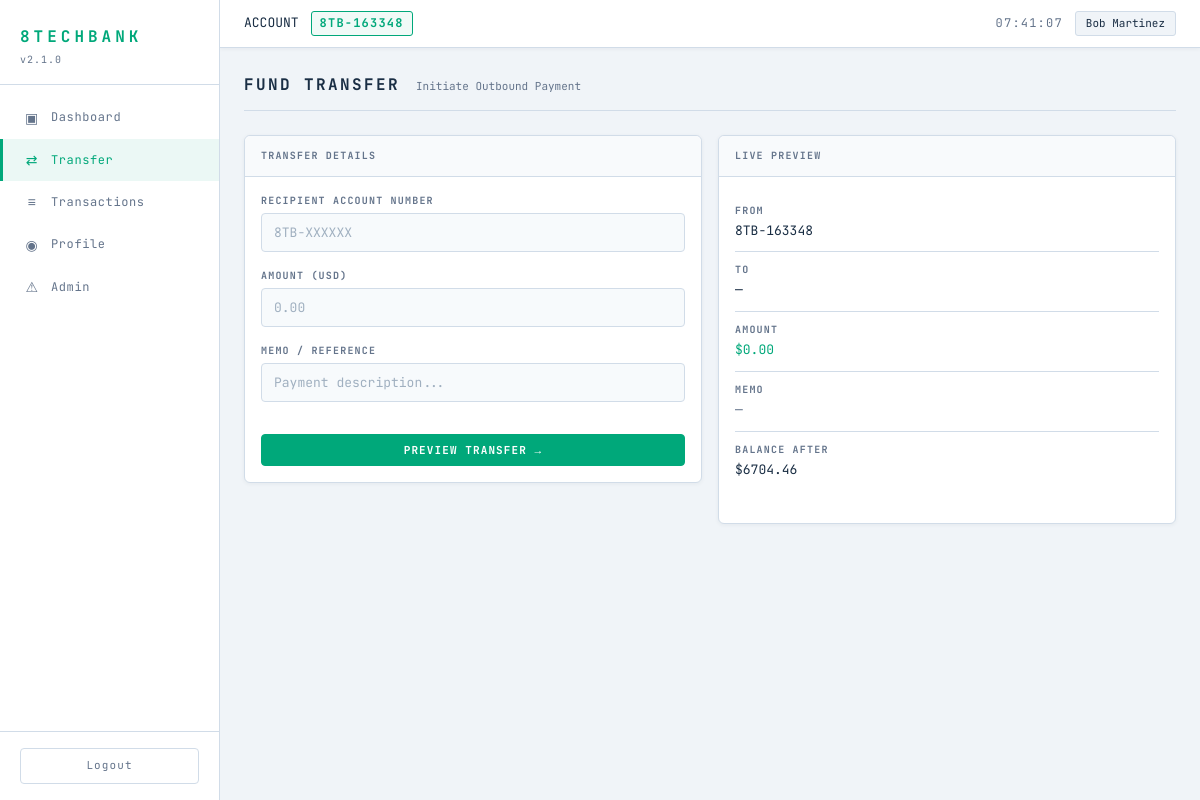
Page /transfer (signed in) on the committed database.
### tables this page shows
CREATE TABLE users (
    id INTEGER PRIMARY KEY AUTOINCREMENT,
    username TEXT NOT NULL UNIQUE,
    email TEXT NOT NULL UNIQUE,
    password TEXT NOT NULL,
    display_name TEXT NOT NULL,
    account_number TEXT NOT NULL UNIQUE,
    balance REAL NOT NULL DEFAULT 1000.00,
    role TEXT NOT NULL DEFAULT 'user',
    created_at TIMESTAMP DEFAULT CURRENT_TIMESTAMP
);

### routes/transfer.py (the view, shortened to what this page needs)
@transfer_bp.route('/transfer', methods=['GET', 'POST'])
def transfer():
    if 'user_id' not in session:
        return redirect(url_for('auth.login'))
    error = None
    success = None
    confirm = False
    form_data = {}
    user_id = session['user_id']
    user = raw_query("SELECT * FROM users WHERE id=" + str(user_id), fetchone=True)
    return render_template('transfer.html', user=user, error=error, success=success,
                           confirm=confirm, form_data=form_data)

### database.py (called while the page is built)
def get_db():
    conn = sqlite3.connect(DATABASE_PATH)
    conn.row_factory = sqlite3.Row
    return conn

def raw_query(sql, fetchone=False):
    conn = get_db()
    try:
        cur = conn.execute(sql)
        conn.commit()
        if fetchone:
            return cur.fetchone()
        return cur.fetchall()
    except Exception as e:
        conn.close()
        raise e
    finally:
        conn.close()

### templates/transfer.html (shortened to what this page needs)
{% extends "base.html" %}
{% block content %}
<div class="page-header">
    <h2 class="page-title">FUND TRANSFER</h2>
    <span class="page-subtitle">Initiate Outbound Payment</span>
</div>
{% if confirm and recipient %}
<div class="card confirm-card">
    <div class="card-header">
        <span class="micro-label">CONFIRM TRANSFER</span>
    </div>
    <div class="confirm-details">
        <div class="confirm-row">
            <span class="micro-label">FROM</span>
            <span class="mono">{{ user.account_number }} — {{ user.display_name }}</span>
        </div>
        <div class="confirm-row">
            <span class="micro-label">TO</span>
            <span class="mono">{{ recipient.account_number }} — {{ recipient.display_name }}</span>
        </div>
        <div class="confirm-row">
            <span class="micro-label">AMOUNT</span>
            <span class="accent mono">${{ "%.2f"|format(form_data.amount|float) }}</span>
        </div>
        <div class="confirm-row">
            <span class="micro-label">MEMO</span>
            <span>{{ form_data.memo or '—' }}</span>
        </div>
    </div>
    <form method="POST" action="{{ url_for('transfer.transfer') }}">
        <input type="hidden" name="recipient_account" value="{{ form_data.recipient_account }}">
        <input type="hidden" name="amount" value="{{ form_data.amount }}">
        <input type="hidden" name="memo" value="{{ form_data.memo }}">
        <input type="hidden" name="sender_id" value="{{ user.id }}">
        <input type="hidden" name="action" value="confirm">
        <div class="btn-row">
            <a href="{{ url_for('transfer.transfer') }}" class="btn btn-ghost">CANCEL</a>
            <button type="submit" class="btn btn-danger">CONFIRM TRANSFER</button>
        </div>
    </form>
</div>
{% else %}
<div class="transfer-layout">
    <div class="transfer-form-col">
        <div class="card">
            <div class="card-header">
                <span class="micro-label">TRANSFER DETAILS</span>
            </div>
            <form method="POST" action="{{ url_for('transfer.transfer') }}" id="transferForm">
                <div class="form-group">
                    <label class="micro-label">RECIPIENT ACCOUNT NUMBER</label>
                    <input type="text" name="recipient_account" class="form-input" placeholder="8TB-XXXXXX"
                           value="{{ form_data.recipient_account or '' }}" id="recipientInput" autocomplete="off">
                </div>
                <div class="form-group">
                    <label class="micro-label">AMOUNT (USD)</label>
                    <input type="number" name="amount" class="form-input" placeholder="0.00"
                           step="0.01" min="0.01" value="{{ form_data.amount or '' }}" id="amountInput">
                </div>
                <div class="form-group">
                    <label class="micro-label">MEMO / REFERENCE</label>
                    <input type="text" name="memo" class="form-input" placeholder="Payment description..."
                           value="{{ form_data.memo or '' }}" id="memoInput">
                </div>
                <button type="submit" class="btn btn-primary btn-full">PREVIEW TRANSFER →</button>
            </form>
        </div>
    </div>
    <div class="transfer-preview-col">
        <div class="card preview-card">
            <div class="card-header">
                <span class="micro-label">LIVE PREVIEW</span>
            </div>
            <div class="preview-body">
                <div class="preview-row">
                    <span class="micro-label">FROM</span>
                    <span class="mono">{{ user.account_number }}</span>
                </div>
                <div class="preview-row">
                    <span class="micro-label">TO</span>
                    <span class="mono" id="previewRecipient">—</span>
                </div>
                <div class="preview-row">
                    <span class="micro-label">AMOUNT</span>
                    <span class="accent mono" id="previewAmount">$0.00</span>
                </div>
                <div class="preview-row">
                    <span class="micro-label">MEMO</span>
                    <span id="previewMemo" class="muted">—</span>
                </div>
                <div class="preview-row">
                    <span class="micro-label">BALANCE AFTER</span>
                    <span class="mono" id="previewBalance">${{ "%.2f"|format(user.balance) }}</span>
                </div>
            </div>
        </div>
    </div>
</div>
{% endif %}
{% endblock %}

### templates/base.html (shortened to what this page needs)
<!DOCTYPE html>
<html lang="en">
<head>
    <link rel="stylesheet" href="{{ url_for('static', filename='style.css') }}">
</head>
<body>
    <div class="layout">
        <aside class="sidebar">
            <div class="sidebar-header">
                <h1 class="logo">8TECHBANK</h1>
                <div class="version">v2.1.0</div>
            </div>
            <nav class="sidebar-nav">
                <a href="{{ url_for('dashboard.dashboard') }}" class="nav-item {% if request.endpoint == 'dashboard.dashboard' %}active{% endif %}">
                    <span class="nav-icon">▣</span>
                    <span>Dashboard</span>
                </a>
                <a href="{{ url_for('transfer.transfer') }}" class="nav-item {% if request.endpoint == 'transfer.transfer' %}active{% endif %}">
                    <span class="nav-icon">⇄</span>
                    <span>Transfer</span>
                </a>
                <a href="{{ url_for('transactions.transactions') }}" class="nav-item {% if request.endpoint == 'transactions.transactions' %}active{% endif %}">
                    <span class="nav-icon">≡</span>
                    <span>Transactions</span>
                </a>
                <a href="{{ url_for('profile.profile') }}" class="nav-item {% if request.endpoint == 'profile.profile' %}active{% endif %}">
                    <span class="nav-icon">◉</span>
                    <span>Profile</span>
                </a>
                <a href="{{ url_for('admin.admin') }}" class="nav-item {% if request.endpoint == 'admin.admin' %}active{% endif %}">
                    <span class="nav-icon">⚠</span>
                    <span>Admin</span>
                </a>
            </nav>
            <div class="sidebar-footer">
                <a href="{{ url_for('auth.logout') }}" class="logout-btn">Logout</a>
            </div>
        </aside>
        <main class="main-content">
            <header class="topbar">
                <div class="topbar-left">
                    <span class="label">ACCOUNT</span>
                    <span class="account-badge">{{ session.account_number }}</span>
                </div>
                <div class="topbar-right">
                    <div class="clock" id="liveClock">--:--:--</div>
                    <div class="user-pill">{{ session.display_name }}</div>
                </div>
            </header>
            <div class="content">
                {% block content %}{% endblock %}
            </div>
        </main>
    </div>
</body>
</html>

### rows in the picture
users: account_number "8TB-163348", display_name "Bob Martinez", balance "6704.46"
